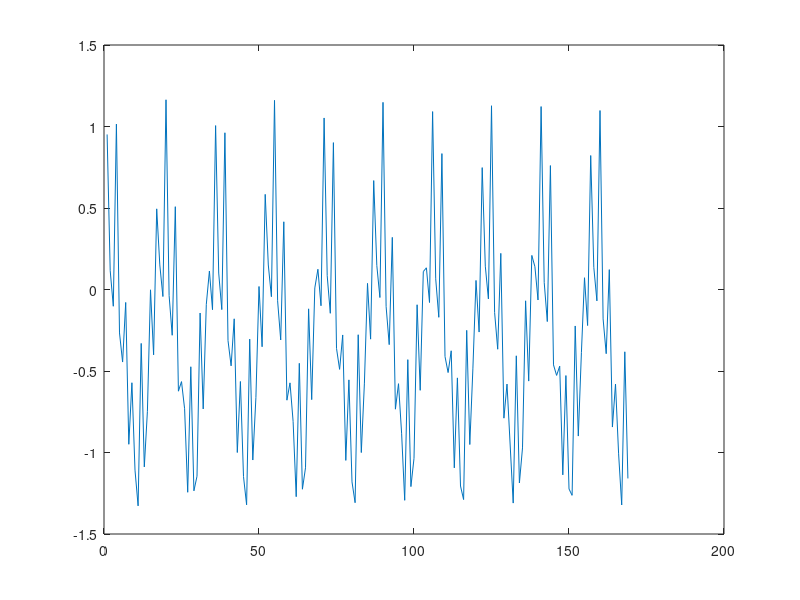

MATLAB code to generate this figure:
clear
t = 1:pi/100:2*pi
y = -0.3 + 0.1*cos(20*pi*t) + 0.5*cos(40*pi*t + pi/5) + 0.7*cos(60*pi*t + pi/8) + 0.2*cos(80*pi*t + pi/3);
plot(y);